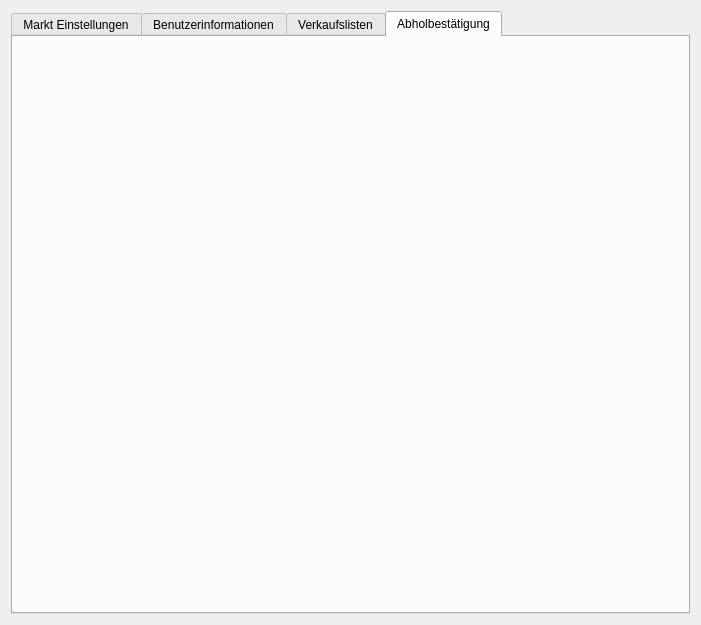
<?xml version="1.0" encoding="UTF-8"?>
<ui version="4.0">
 <class>Market</class>
 <widget class="QWidget" name="Market">
  <property name="geometry">
   <rect>
    <x>0</x>
    <y>0</y>
    <width>701</width>
    <height>625</height>
   </rect>
  </property>
  <property name="windowTitle">
   <string>Form</string>
  </property>
  <layout class="QVBoxLayout" name="verticalLayout">
   <item>
    <widget class="QTabWidget" name="tabWidget">
     <property name="currentIndex">
      <number>3</number>
     </property>
     <widget class="QWidget" name="tab">
      <attribute name="title">
       <string>Markt Einstellungen</string>
      </attribute>
     </widget>
     <widget class="QWidget" name="tab_3">
      <attribute name="title">
       <string>Benutzerinformationen</string>
      </attribute>
     </widget>
     <widget class="QWidget" name="tab_2">
      <attribute name="title">
       <string>Verkaufslisten</string>
      </attribute>
     </widget>
     <widget class="QWidget" name="tab_4">
      <attribute name="title">
       <string>Abholbestätigung</string>
      </attribute>
     </widget>
    </widget>
   </item>
  </layout>
 </widget>
 <resources/>
 <connections/>
</ui>
